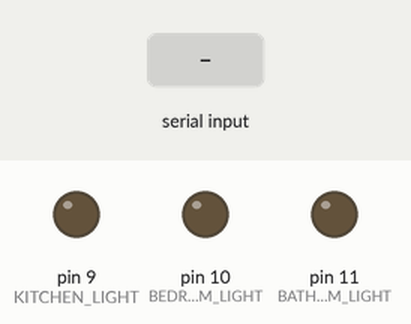
A sketch run on a simulated Arduino Uno, built with avr-gcc and run on an emulated ATmega328P. Shown: output pins drawn as LEDs (lit = HIGH). Dashed ring = blinking. Inputs (shaded band) come from the test bench. What the sketch prints to the serial monitor is not drawn.

Above: at 1.3 s.
1.4 s: "9" received over Serial
At 1.55 s:
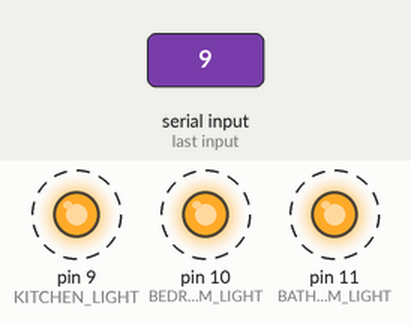
4.4 s: "2" received over Serial
At 4.55 s:
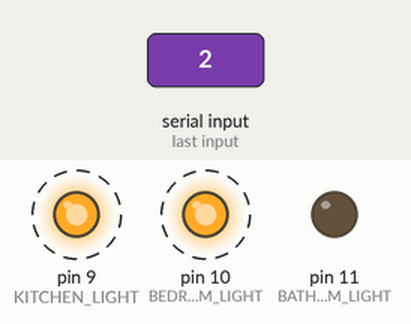
7.4 s: "4" received over Serial
At 7.55 s:
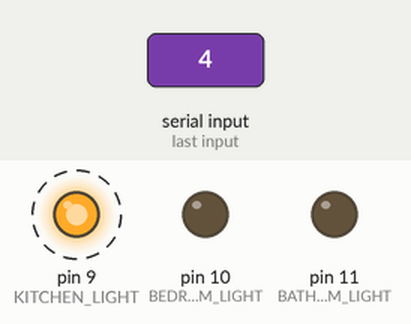
10.4 s: "1" received over Serial
At 10.55 s:
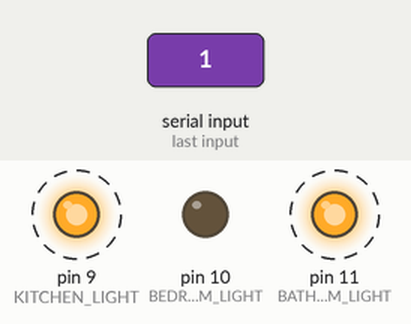
13.4 s: "6" received over Serial
At 13.55 s:
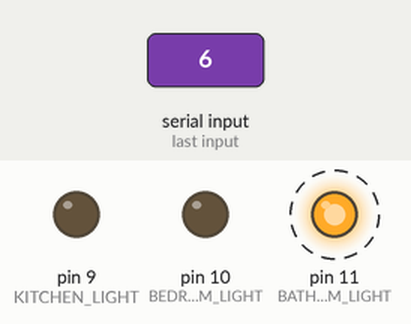
16.4 s: "3" received over Serial
At 16.55 s:
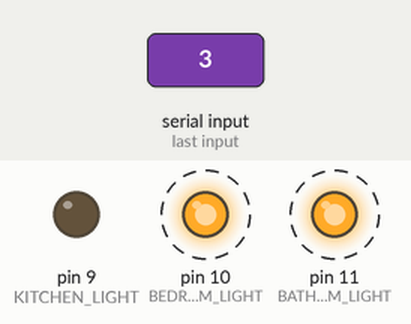
Timing chart, 0 to 20.4 s (numbered marks = the images above; inputs shaded):
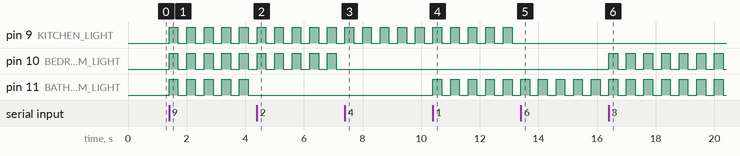

The sketch:

homecode.ino
```cpp
//Brayan Cortés de la Cruz
//Juan David Burbano Mejia
//Angel Damian Bravo Enriquez
//Norvy Alejandra García Lara

const int BATHROOM_LIGHT = 11;
const int BEDROOM_LIGHT = 10;
const int KITCHEN_LIGHT = 9;

// Light states
bool bathroom_state = LOW;
bool bedroom_state  = LOW;
bool kitchen_state  = LOW;

bool blinking_mode = false;

void menu() {
  Serial.println("[1] Turn ON bathroom light");
  Serial.println("[2] Turn OFF bathroom light");
  Serial.println("[3] Turn ON bedroom light");
  Serial.println("[4] Turn OFF bedroom light");
  Serial.println("[5] Turn ON kitchen light");
  Serial.println("[6] Turn OFF kitchen light");
  Serial.println("[7] Turn ON all lights");
  Serial.println("[8] Turn OFF all lights");
  Serial.println("[9] Activate infinite blinking mode");
}

void setup() {
  pinMode(BATHROOM_LIGHT, OUTPUT);
  pinMode(BEDROOM_LIGHT, OUTPUT);
  pinMode(KITCHEN_LIGHT, OUTPUT);

  Serial.begin(9600);
  menu();
}

void loop() {


  if (Serial.available() > 0) {
    char opt = Serial.read();

    switch (opt) {

      case '1': bathroom_state = HIGH; break;
      case '2': bathroom_state = LOW; break;

      case '3': bedroom_state = HIGH; break;
      case '4': bedroom_state = LOW; break;

      case '5': kitchen_state = HIGH; break;
      case '6': kitchen_state = LOW; break;

      case '7':
        bathroom_state = HIGH;
        bedroom_state  = HIGH;
        kitchen_state  = HIGH;
        break;

      case '8':
        bathroom_state = LOW;
        bedroom_state  = LOW;
        kitchen_state  = LOW;
        blinking_mode = false;
        break;

      case '9':

        blinking_mode = true;


        bathroom_state = HIGH;
        bedroom_state  = HIGH;
        kitchen_state  = HIGH;
        break;
    }
  }


  if (blinking_mode) {


    if (bathroom_state == LOW && bedroom_state == LOW && kitchen_state == LOW) {
      blinking_mode = false;

      return;
    }


    if (bathroom_state == HIGH) digitalWrite(BATHROOM_LIGHT, HIGH);
    if (bedroom_state  == HIGH) digitalWrite(BEDROOM_LIGHT, HIGH);
    if (kitchen_state  == HIGH) digitalWrite(KITCHEN_LIGHT, HIGH);
    delay(300);


    if (bathroom_state == HIGH) digitalWrite(BATHROOM_LIGHT, LOW);
    if (bedroom_state  == HIGH) digitalWrite(BEDROOM_LIGHT, LOW);
    if (kitchen_state  == HIGH) digitalWrite(KITCHEN_LIGHT, LOW);
    delay(300);

  } else {

    digitalWrite(BATHROOM_LIGHT, bathroom_state);
    digitalWrite(BEDROOM_LIGHT, bedroom_state);
    digitalWrite(KITCHEN_LIGHT, kitchen_state);
  }
}
```

Measured:
- after the input at 1.4 s, pin 9 (KITCHEN_LIGHT), pin 10 (BEDROOM_LIGHT), pin 11 (BATHROOM_LIGHT): alternates HIGH for 0.30 s and LOW for 0.30 s, starting at once
- after the input at 4.4 s, pin 11 (BATHROOM_LIGHT): stops changing and stays LOW
- after the input at 7.4 s, pin 10 (BEDROOM_LIGHT): stops changing and stays LOW
- after the input at 10.4 s, pin 11 (BATHROOM_LIGHT): alternates HIGH for 0.30 s and LOW for 0.30 s, starting at once
- after the input at 13.4 s, pin 9 (KITCHEN_LIGHT): stops changing and stays LOW
- after the input at 16.4 s, pin 10 (BEDROOM_LIGHT): alternates HIGH for 0.30 s and LOW for 0.30 s, starting at once
